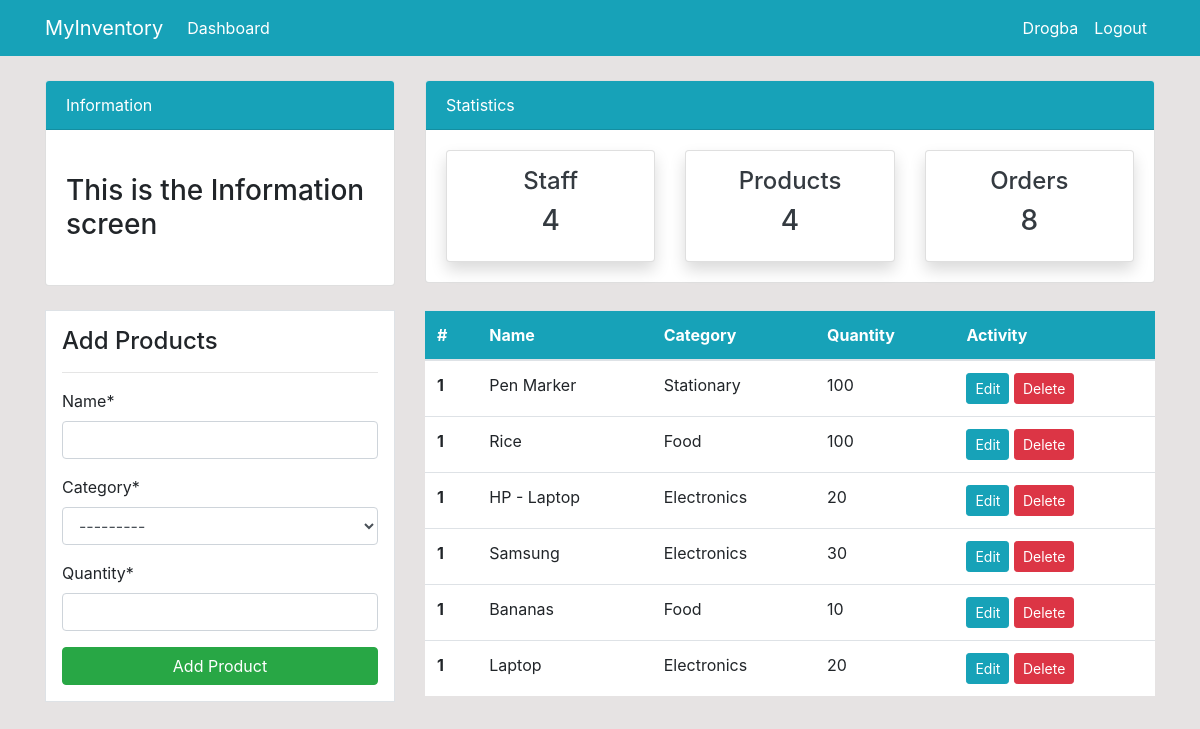
/product/ (signed in), run on the app's committed database.
### dashboard/models.py (models this page shows, shortened)
class Product(models.Model):
    name = models.CharField(max_length=100,null = True)
    category = models.CharField(max_length=20,choices=CATEGORY,null=True)
    quantity = models.PositiveBigIntegerField(null=True)
    class Meta:
        verbose_name_plural = "Product"

### dashboard/views.py (the view)
# urls.py: path("product/",views.product,name="dashboard-product"),
@login_required(login_url="user-login")
def product(request):
    items = Product.objects.all() #ORM
    workers_count = User.objects.all().count()
    if request.method == "POST":
        form = ProductForm(request.POST)
        if form.is_valid():
            form.save()
            product_name = form.cleaned_data.get("name")
            messages.success(request,f"{product_name} has been added.")
            return redirect("dashboard-product")
    else:
        form = ProductForm()
    context = {
        "items":items,
        'form':form,
        'workers_count':workers_count,
    }
    return render(request,"dashboard/product.html",context)

### dashboard/forms.py
class ProductForm(forms.ModelForm):
    class Meta:
        model = Product
        fields = ["name","category","quantity"]

### dashboard/templates/dashboard/product.html (shortened to what this page needs)
{% extends 'partials/base.html' %}
{% load crispy_forms_tags %}
{% block content%}
{% include 'partials/topnav.html' %}
<div class="container">
    <div class="row my-4">
        <div class="col-md-4">
            <div class="border bg-white p-3">
                <h4>Add Products</h4>
                <hr>
                <form method="POST">
                    {{form|crispy}}
                    <input class="btn btn-success btn-block" type="submit" value="Add Product">
                </form>
            </div>
        </div>
        <div class="col-md-8">
            <table class="table bg-white">
                <thead class="bg-info">
                    <tr class="text-white">
                        <th scope="col">#</th>
                        <th scope="col">Name</th>
                        <th scope="col">Category</th>
                        <th scope="col">Quantity</th>
                        <th scope="col">Activity</th>
                    </tr>
                </thead>
                <tbody>
                    {% for item in items %}
                    <tr>
                        <th scope="row">1</th>
                        <td>{{ item.name }}</td>
                        <td>{{ item.category}}</td>
                        <td>{{ item.quantity}}</td>
                        <td>
                            <a class="btn btn-info btn-sm" href="{% url 'dashboard-product-update' item.id %}">Edit</a>
                            <a class="btn btn-danger btn-sm" href="{% url 'dashboard-product-delete' item.id %}">Delete</a>
                        </td>
                    </tr>
                   {% endfor %}
                </tbody>
            </table>
        </div>
    </div>
</div>
{% endblock%}

### dashboard/templates/partials/nav.html (shortened to what this page needs)
<nav class="navbar navbar-expand-lg navbar-info bg-info">
    {% if user.is_authenticated %}
    <div class="container">
        <a class="navbar-brand text-white" href="{% url 'dashboard-index' %}">MyInventory</a>
        <div class="collapse navbar-collapse" id="navbarSupportedContent">
            <ul class="navbar-nav mr-auto">
                <li class="nav-item active">
                    <a class="nav-link text-white" href="{% url 'dashboard-index' %}">Dashboard </a>
                </li>
            </ul>
            <ul class="navbar-nav ml-auto">
                <li class="nav-item active">
                    <a class="nav-link text-white" href="{% url 'user-profile' %}">{{user.username}}</a>
                </li>
                <li class="nav-item">
                    <a class="nav-link text-white" href="{% url 'user-logout' %}">Logout</a>
                </li>
            </ul>
            {% endif %}
        </div>
    </div>
</nav>

### dashboard/static/style.css (style rules this page uses)
body { background: rgb(230, 227, 227); }

### data on the page
Product: name "Pen Marker", category "Stationary", quantity "100"
Product: name "Rice", category "Food", quantity "100"
Product: name "HP - Laptop", category "Electronics", quantity "20"
Product: name "Samsung", category "Electronics", quantity "30"
Product: name "Bananas", category "Food", quantity "10"
Product: name "Laptop", category "Electronics", quantity "20"

### other printed values
{{ user.username }} "Drogba"
